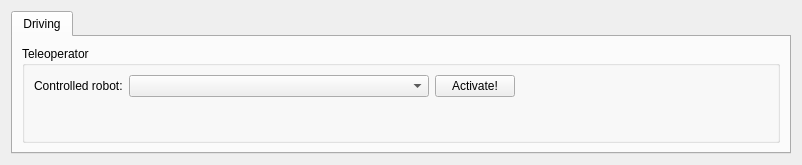
<?xml version="1.0" encoding="UTF-8"?>
<ui version="4.0">
 <class>MrmController</class>
 <widget class="QWidget" name="MrmController">
  <property name="geometry">
   <rect>
    <x>0</x>
    <y>0</y>
    <width>802</width>
    <height>165</height>
   </rect>
  </property>
  <property name="windowTitle">
   <string>MRM Controller</string>
  </property>
  <layout class="QGridLayout" name="gridLayout">
   <item row="0" column="0">
    <widget class="QTabWidget" name="tabWidget">
     <property name="currentIndex">
      <number>0</number>
     </property>
     <widget class="QWidget" name="tab_2">
      <attribute name="icon">
       <iconset>
        <normalon>:/images/wheel-icon.png</normalon>
       </iconset>
      </attribute>
      <attribute name="title">
       <string>Driving</string>
      </attribute>
      <layout class="QGridLayout" name="gridLayout_5">
       <item row="0" column="1">
        <layout class="QGridLayout" name="gridLayout_4"/>
       </item>
       <item row="1" column="0" colspan="3">
        <widget class="QGroupBox" name="groupBox">
         <property name="title">
          <string>Teleoperator</string>
         </property>
         <property name="flat">
          <bool>false</bool>
         </property>
         <property name="checkable">
          <bool>false</bool>
         </property>
         <layout class="QGridLayout" name="gridLayout_6">
          <item row="0" column="3">
           <spacer name="horizontalSpacer_3">
            <property name="orientation">
             <enum>Qt::Horizontal</enum>
            </property>
            <property name="sizeHint" stdset="0">
             <size>
              <width>40</width>
              <height>20</height>
             </size>
            </property>
           </spacer>
          </item>
          <item row="1" column="1">
           <spacer name="verticalSpacer_3">
            <property name="orientation">
             <enum>Qt::Vertical</enum>
            </property>
            <property name="sizeHint" stdset="0">
             <size>
              <width>20</width>
              <height>334</height>
             </size>
            </property>
           </spacer>
          </item>
          <item row="0" column="1">
           <widget class="QComboBox" name="controllableRobots">
            <property name="minimumSize">
             <size>
              <width>300</width>
              <height>0</height>
             </size>
            </property>
           </widget>
          </item>
          <item row="0" column="0">
           <widget class="QLabel" name="label_5">
            <property name="text">
             <string>Controlled robot:</string>
            </property>
           </widget>
          </item>
          <item row="0" column="2">
           <widget class="QPushButton" name="controlRobot">
            <property name="text">
             <string>Activate!</string>
            </property>
           </widget>
          </item>
         </layout>
        </widget>
       </item>
      </layout>
     </widget>
    </widget>
   </item>
  </layout>
 </widget>
 <resources>
  <include location="../resources/MrmController.qrc"/>
 </resources>
 <connections/>
</ui>
